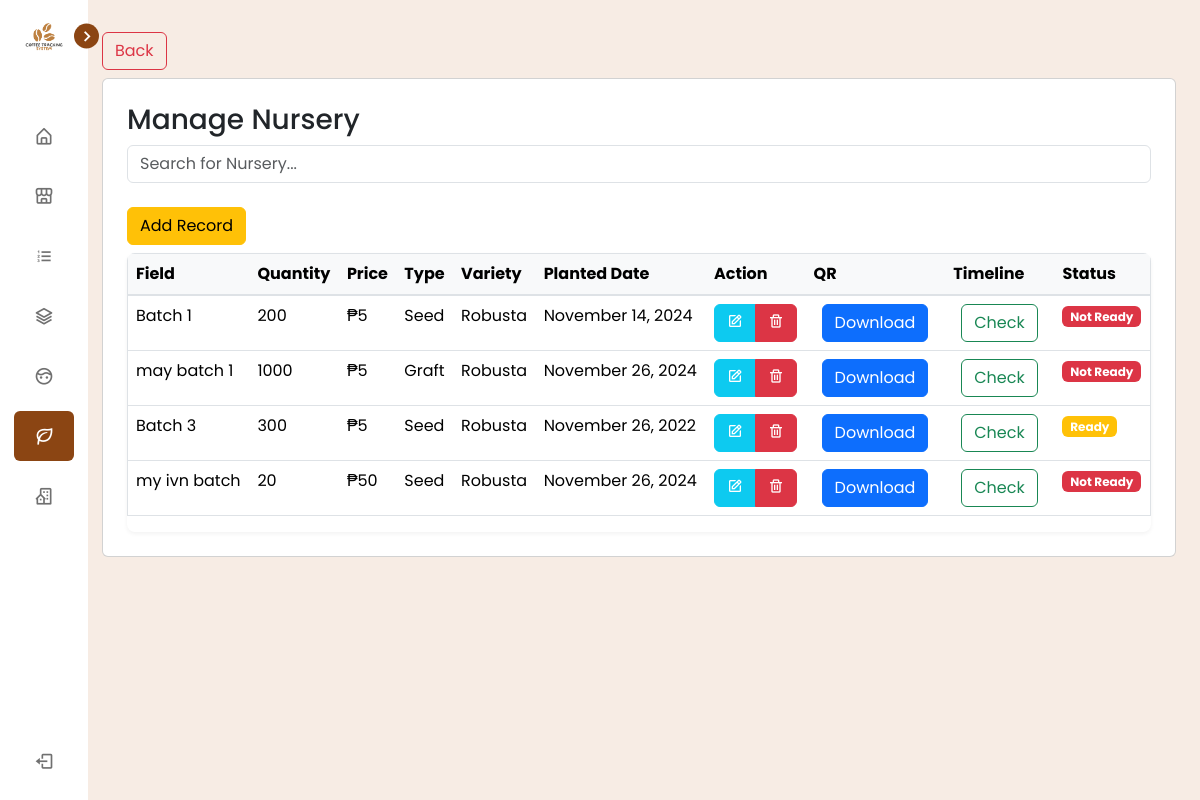
The app's page /view/pages/plant_nursery/index.php (signed in) with its own data.
### tables this page shows
CREATE TABLE `tbl_nursery` (
  `id` int(255) NOT NULL,
  `nursery_id` varchar(255) DEFAULT NULL,
  `nursery_field` varchar(255) NOT NULL,
  `source_id` varchar(255) NOT NULL,
  `type_id` varchar(255) DEFAULT NULL,
  `variety_id` varchar(255) DEFAULT NULL,
  `bought_price` int(255) NOT NULL,
  `quantity` int(255) NOT NULL,
  `planted_date` varchar(255) DEFAULT NULL,
  `created_date` timestamp(6) NOT NULL DEFAULT current_timestamp(6)
);

CREATE TABLE `tbl_type` (
  `id` int(11) NOT NULL,
  `type_id` varchar(255) NOT NULL,
  `type_name` varchar(255) NOT NULL,
  `description` varchar(255) NOT NULL
);

CREATE TABLE `tbl_variety` (
  `id` int(255) NOT NULL,
  `variety_id` varchar(255) NOT NULL,
  `variety_name` varchar(255) NOT NULL,
  `description` varchar(255) NOT NULL
);

### connection/connection.php (called while the page is built, shortened)
<?php
class config {
    public function __construct(){
        $dsn = "mysql:host=".H.";dbname=".DB;
        $username = U;
        $password = P;
        try {
            $this->pdo = new PDO($dsn, $username, $password);
        } catch (PDOException $e) {
            die("Connection failed: " . $e->getMessage());
        }
    }
}
?>

### controller/PlantNurseryController.php (called while the page is built, shortened)
<?php
    require_once('../../../services/PlantNurseryService.php');
    $nurseryServices = new PlantInfo();
    $nurserys = $nurseryServices->getPlantInfos();
?>

### services/PlantNurseryService.php (called while the page is built, shortened)
<?php
require_once("../../../connection/connection.php");
class PlantInfo extends config {
    public function getPlantInfos() {
        try {
            $query = "SELECT
                            n.id,
                            n.nursery_id,
                            n.nursery_field,
                            n.bought_price,
                            n.type_id,
                            t.type_name,
                            t.description AS type_description,
                            n.variety_id,
                            v.variety_name,
                            v.description AS variety_description,
                            n.quantity,
                            n.planted_date,
                            n.created_date
                        FROM
                            tbl_nursery n
                        JOIN
                            tbl_type t ON n.type_id = t.type_id
                        JOIN
                            tbl_variety v ON n.variety_id = v.variety_id
                        WHERE
                            1;
                        ";
            $stmt = $this->pdo->prepare($query);
            $stmt->execute();
            return $stmt->fetchAll(PDO::FETCH_ASSOC);
        } catch (PDOException $e) {
            echo "Error: " . $e->getMessage();
        }
    }
    public function getHarvestStatus($nurseryID) {
        try {
            $query = "
                SELECT
                    CASE
                        WHEN EXISTS (
                            SELECT 1 FROM tbl_timeline WHERE nursery_id_fk = :nurseryID AND timeline_title = 'Harvested'
                        )
                        THEN (
                            SELECT MAX(history_date) FROM tbl_timeline WHERE nursery_id_fk = :nurseryID AND timeline_title = 'Harvested'
                        )
                        ELSE (
                            SELECT planted_date FROM tbl_nursery WHERE nursery_id = :nurseryID
                        )
                    END AS relevant_date,
                    CASE
                        WHEN EXISTS (
                            SELECT 1
                            FROM tbl_timeline
                            WHERE nursery_id_fk = :nurseryID
                            AND timeline_title = 'Harvested'
                        )
                        THEN 'True'
                        ELSE 'False'
                    END AS status
            ";
            $stmt = $this->pdo->prepare($query);
            $stmt->bindParam(':nurseryID', $nurseryID);
            $stmt->execute();
            return $stmt->fetch(PDO::FETCH_ASSOC);
        }
        catch (PDOException $e) {
            echo "Error: " . $e->getMessage();
        }
    }
}
?>

### view/pages/plant_nursery/index.php (the view, shortened to what this page needs)
<?php
  require_once('../../../services/PlantNurseryService.php');
  include_once('../../../controller/PlantNurseryController.php');
  include_once('../../components/header.php');
?>
<div>
    <a class="btn btn-outline-danger my-2" href="../dashboard/index.php" width="200"> Back </a>
    <div class="card p-4">
      <h3>Manage Nursery</h3>
    <div class="mb-3">
        <input type="text" id="searchInput" class="form-control" placeholder="Search for Nursery...">
    </div>
    <div class="my-2">
     <a type="button" class="btn btn-warning d-none d-md-inline-block" href="create.php">Add Record</a>
    </div>
      <div class="table-responsive">
                <table border="1" class="table" id="nurseryOwnersTable">
                    <thead>
                        <tr>
                            <th>Field</th>
                            <th>Quantity</th>
                            <th>Price</th>
                            <th>Type</th>
                            <th>Variety</th>
                            <th>Planted Date</th>
                            <th>Action</th>
                            <th>QR</th>
                            <th>Timeline</th>
                            <th>Status</th>
                        </tr>
                    </thead>
                    <tbody>
                        <?php if (!empty($nurserys)): ?>
                            <?php foreach ($nurserys as $nursery): ?>
                                <tr>
                                    <td><?php echo htmlspecialchars($nursery['nursery_field']); ?></td>
                                    <td><?php echo htmlspecialchars($nursery['quantity']); ?></td>
                                    <td>₱<?php echo htmlspecialchars($nursery['bought_price']); ?></td>
                                    <td><?php echo htmlspecialchars($nursery['type_name']); ?></td>
                                    <td><?php echo htmlspecialchars($nursery['variety_name']); ?></td>
                                    <td>
                                        <?php
                                            $plantedDate = new DateTime($nursery['planted_date']);
                                            echo $plantedDate->format('F j, Y');
                                        ?>
                                    </td>
                                    <td>
                                      <div class="btn-group">
                                          <a type="button" class="btn  btn-info" href="update.php?ID=<?php echo htmlspecialchars($nursery['id']); ?>"><i class='bx bx-edit icon text-white'></i></a>
                                          <button type="button" class="btn  btn-danger" data-id="<?php echo htmlspecialchars($nursery['id']); ?>" onclick="setDeleteId(this)"><i class='bx bx-trash icon'></i></button>
                                      </div>
                                    </td>
                                    <td>
                                      <a type="button" class="btn d-none d-md-inline-block btn-primary mx-2" href="qr.php?plantID=<?php echo htmlspecialchars($nursery['nursery_id']); ?>">Download</a>
                                    </td>
                                    <td>
                                      <a type="button" class="btn d-none d-md-inline-block btn-outline-success mx-2" href="../plant_timeline/index.php?id=<?php echo htmlspecialchars($nursery['id']); ?>&nurseryID=<?php echo htmlspecialchars($nursery['nursery_id']); ?>">Check</a>
                                    </td>
                                    <td>
                                      <?php
                                          $history_date = $nurseryServices->getHarvestStatus($nursery['nursery_id']);
                                          $now = new DateTime();
                                          $relevant_date = new DateTime($history_date['relevant_date']);
                                          $interval = $now->diff($relevant_date);
                                          if ($relevant_date->format('Y-m-d') == $now->format('Y-m-d') && $history_date['status'] == 'True') {
                                              echo '<span class="badge text-bg-success">Harvested</span>';
                                          }
                                          else if ($interval->y > 0 || $interval->m >= 24) {
                                              echo '<span class="badge text-bg-warning text-white">Ready</span>';
                                          }
                                          else {
                                              echo '<span class="badge text-bg-danger">Not Ready</span>';
                                          }
                                      ?>
                                  </td>
                                </tr>
                            <?php endforeach; ?>
                        <?php else: ?>
                            <tr>
                                <td colspan="5" class="text-center">No records found.</td>
                            </tr>
                        <?php endif; ?>
                    </tbody>
                </table>
                </div>
            </div>
      </div>
<?php include_once('../../components/footer.php'); ?>

### view/css/style.css (style rules this page uses)
body { padding: 5px; background-color: #f5f5f5; font-family: Arial, sans-serif; }

### view/css/sidebar.css (style rules this page uses)
* { margin: 0; padding: 0; box-sizing: border-box; font-family: 'Poppins', sans-serif; }
:root { --body-color: #f7ece4; --sidebar-color: #FFF; --primary-color: #8B4513; --primary-color-light: #fffbf5; --toggle-color: #DDD; --text-color: #707070; --tran-03: all 0.2s ease; --tran-03: all 0.3s ease; --tran-04: all 0.3s ease; --tran-05: all 0.3s ease; }
body { min-height: 100vh; background-color: var(--body-color); transition: var(--tran-05); }

### view/components/header.php (style rules this page uses)
.table-responsive { border-radius: 8px; box-shadow: 0 2px 4px rgba(0,0,0,0.05); }
.table th { background-color: #f8f9fa; border-bottom: 2px solid #dee2e6; }

### records on screen
tbl_nursery: nursery_field "Batch 1", quantity "200", bought_price "5", tbl_type.type_name "Seed", tbl_variety.variety_name "Robusta", planted_date "November 14, 2024", shows "Not Ready"
tbl_nursery: nursery_field "may batch 1", quantity "1000", bought_price "5", tbl_type.type_name "Graft", tbl_variety.variety_name "Robusta", planted_date "November 26, 2024", shows "Not Ready"
tbl_nursery: nursery_field "Batch 3", quantity "300", bought_price "5", tbl_type.type_name "Seed", tbl_variety.variety_name "Robusta", planted_date "November 26, 2022", shows "Ready"
tbl_nursery: nursery_field "my ivn batch", quantity "20", bought_price "50", tbl_type.type_name "Seed", tbl_variety.variety_name "Robusta", planted_date "November 26, 2024", shows "Not Ready"
